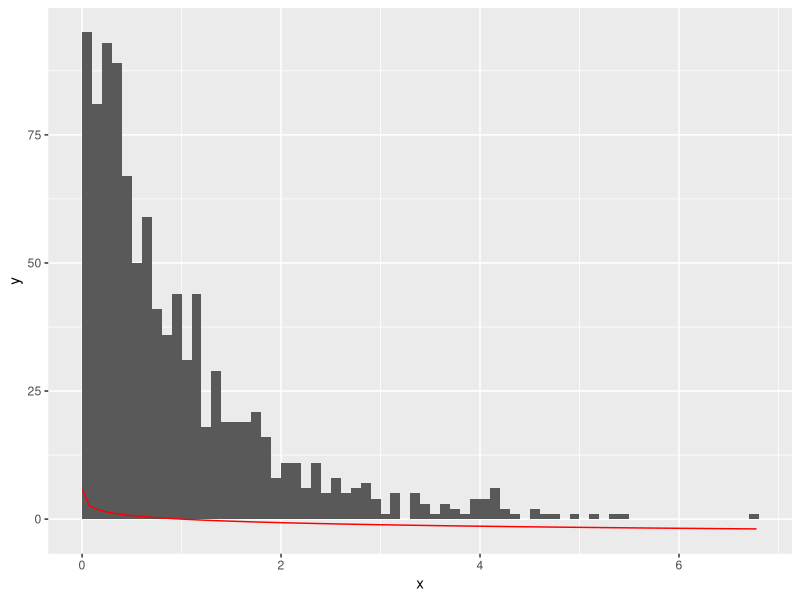

Recreate this plot in R.
## ---- chunk 1
knitr::opts_chunk$set(echo = TRUE)
## ---- chunk 2
library(dplyr)
library(ggplot2)
## ---- chunk 3
set.seed(12345)
## ---- chunk 4
# Number of trials
n <- 1000

x = c(seq(n))
y <- c()

for (i in 1:n){
  # Grab one random negativer log from unifrom distribution between 0 and 1 and store it in y vector
  result <- -log(runif(n=1, min=0, max=1))
  y <- append(y, result)
}
## ---- chunk 5
# Put x and y vectors into dataframe
df <- data.frame(x, y)

log_func <- function(x){-log(x)}

# plot histogram binned by each interval of length 0.1
ggplot(df, aes(y)) + geom_histogram(binwidth=0.1, boundary=0.1) +
  stat_function(fun=log_func, colour='red') + xlab("x")
